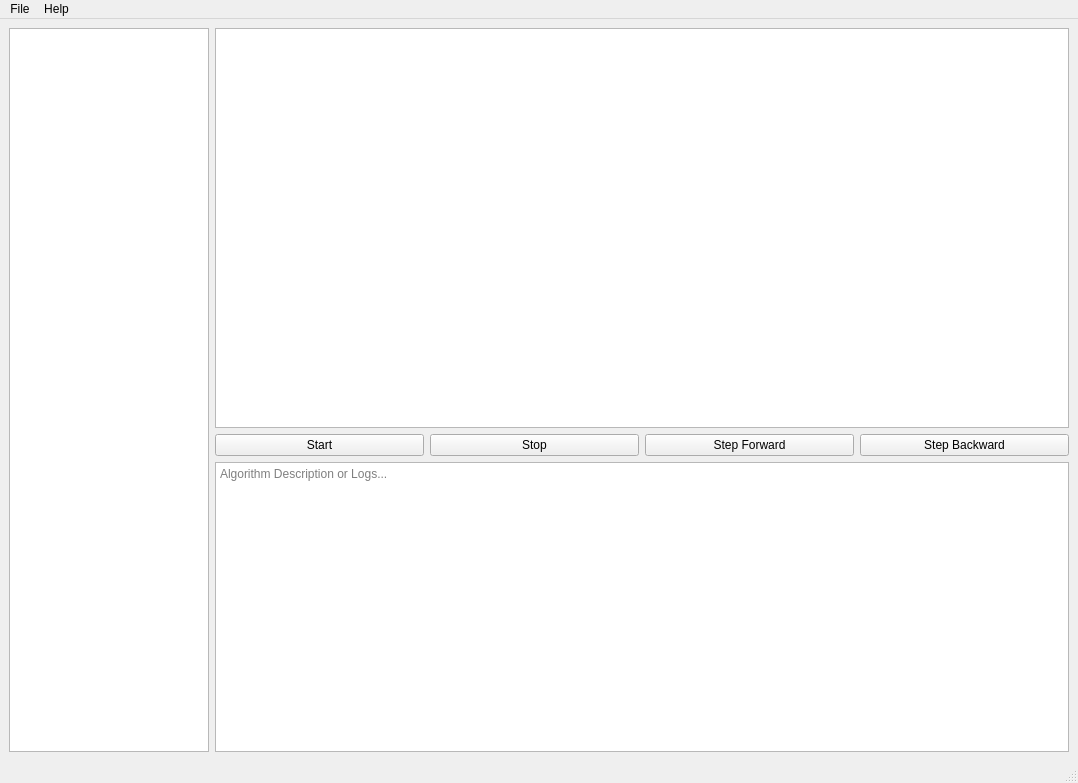
<?xml version="1.0" encoding="UTF-8"?>
<ui version="4.0">
 <class>MainWindow</class>
 <widget class="QMainWindow" name="MainWindow">
  <property name="geometry">
   <rect>
    <x>0</x>
    <y>0</y>
    <width>1078</width>
    <height>783</height>
   </rect>
  </property>
  <property name="windowTitle">
   <string>Algorithm Visualizer</string>
  </property>
  <widget class="QWidget" name="centralwidget">
   <layout class="QHBoxLayout" name="mainLayout">
    <item>
     <widget class="QTreeWidget" name="treeAlgorithms">
      <property name="minimumSize">
       <size>
        <width>200</width>
        <height>0</height>
       </size>
      </property>
      <property name="maximumSize">
       <size>
        <width>200</width>
        <height>16777215</height>
       </size>
      </property>
      <property name="headerHidden">
       <bool>true</bool>
      </property>
      <column>
       <property name="text">
        <string notr="true">1</string>
       </property>
      </column>
     </widget>
    </item>
    <item>
     <layout class="QVBoxLayout" name="centerLayout">
      <item>
       <widget class="QGraphicsView" name="graphicsView">
        <property name="minimumSize">
         <size>
          <width>600</width>
          <height>400</height>
         </size>
        </property>
       </widget>
      </item>
      <item>
       <layout class="QHBoxLayout" name="controlLayout">
        <item>
         <widget class="QPushButton" name="btnStart">
          <property name="icon">
           <iconset resource="resources.qrc">
            <normaloff>ui/icons/play_button.png</normaloff>
           </iconset>
          </property>
          <property name="text">
           <string>Start</string>
          </property>
         </widget>
        </item>
        <item>
         <widget class="QPushButton" name="btnStop">
          <property name="icon">
           <iconset resource="resources.qrc">
            <normaloff>ui/icons/stop_button.png</normaloff>
           </iconset>
          </property>
          <property name="text">
           <string>Stop</string>
          </property>
         </widget>
        </item>
        <item>
         <widget class="QPushButton" name="btnStepForward">
          <property name="icon">
           <iconset resource="resources.qrc">
            <normaloff>ui/icons/arrow_right_button.png</normaloff>
           </iconset>
          </property>
          <property name="text">
           <string>Step Forward</string>
          </property>
         </widget>
        </item>
        <item>
         <widget class="QPushButton" name="btnStepBackward">
          <property name="icon">
           <iconset resource="resources.qrc">
            <normaloff>ui/icons/arrow_left_button.png</normaloff>
           </iconset>
          </property>
          <property name="text">
           <string>Step Backward</string>
          </property>
         </widget>
        </item>
       </layout>
      </item>
      <item>
       <layout class="QHBoxLayout" name="horizontalLayout">
        <item>
         <widget class="QTextEdit" name="textDescription">
          <property name="readOnly">
           <bool>true</bool>
          </property>
          <property name="placeholderText">
           <string>Algorithm Description or Logs...</string>
          </property>
         </widget>
        </item>
       </layout>
      </item>
     </layout>
    </item>
   </layout>
  </widget>
  <widget class="QMenuBar" name="menubar">
   <property name="geometry">
    <rect>
     <x>0</x>
     <y>0</y>
     <width>1078</width>
     <height>22</height>
    </rect>
   </property>
   <widget class="QMenu" name="menuFile">
    <property name="title">
     <string>File</string>
    </property>
   </widget>
   <widget class="QMenu" name="menuHelp">
    <property name="title">
     <string>Help</string>
    </property>
   </widget>
   <addaction name="menuFile"/>
   <addaction name="menuHelp"/>
  </widget>
  <widget class="QStatusBar" name="statusbar"/>
 </widget>
 <resources/>
 <connections/>
</ui>
